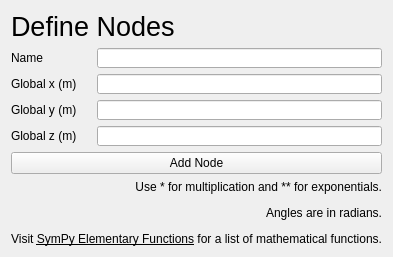
         <widget class="QFrame" name="frame1defineNode">
          <property name="maximumSize">
           <size>
            <width>480</width>
            <height>255</height>
           </size>
          </property>
          <layout class="QGridLayout" name="_2">
           <item row="0" column="0">
            <widget class="QLabel" name="defineNodeLabel">
             <property name="maximumSize">
              <size>
               <width>16777215</width>
               <height>33</height>
              </size>
             </property>
             <property name="font">
              <font>
               <pointsize>20</pointsize>
              </font>
             </property>
             <property name="text">
              <string>Define Nodes</string>
             </property>
            </widget>
           </item>
           <item row="4" column="0">
            <widget class="QLabel" name="informationTextNode">
             <property name="text">
              <string>&lt;html&gt;&lt;head/&gt;&lt;body&gt;&lt;p&gt;Use * for multiplication and ** for exponentials.&lt;/p&gt;&lt;p&gt;Angles are in radians.&lt;/p&gt;&lt;p&gt;Visit &lt;a href=&quot;https://docs.sympy.org/latest/modules/functions/elementary.html&quot;&gt;&lt;span style=&quot; text-decoration: underline; color:#000000;&quot;&gt;SymPy Elementary Functions&lt;/span&gt;&lt;/a&gt; for a list of mathematical functions.&lt;/p&gt;&lt;/body&gt;&lt;/html&gt;</string>
             </property>
             <property name="alignment">
              <set>Qt::AlignRight|Qt::AlignTrailing|Qt::AlignVCenter</set>
             </property>
             <property name="openExternalLinks">
              <bool>true</bool>
             </property>
             <property name="textInteractionFlags">
              <set>Qt::LinksAccessibleByMouse|Qt::TextSelectableByMouse</set>
             </property>
            </widget>
           </item>
           <item row="1" column="0">
            <layout class="QGridLayout" name="defineNodeGrid">
             <item row="3" column="0">
              <widget class="QLabel" name="defineNodeZLabel">
               <property name="minimumSize">
                <size>
                 <width>80</width>
                 <height>0</height>
                </size>
               </property>
               <property name="maximumSize">
                <size>
                 <width>80</width>
                 <height>20</height>
                </size>
               </property>
               <property name="text">
                <string>Global z (m)</string>
               </property>
              </widget>
             </item>
             <item row="3" column="1">
              <widget class="QLineEdit" name="defineNodeZ">
               <property name="maximumSize">
                <size>
                 <width>400</width>
                 <height>20</height>
                </size>
               </property>
              </widget>
             </item>
             <item row="2" column="1">
              <widget class="QLineEdit" name="defineNodeY">
               <property name="maximumSize">
                <size>
                 <width>400</width>
                 <height>20</height>
                </size>
               </property>
              </widget>
             </item>
             <item row="2" column="0">
              <widget class="QLabel" name="defineNodeYLabel">
               <property name="minimumSize">
                <size>
                 <width>80</width>
                 <height>0</height>
                </size>
               </property>
               <property name="maximumSize">
                <size>
                 <width>80</width>
                 <height>20</height>
                </size>
               </property>
               <property name="text">
                <string>Global y (m)</string>
               </property>
              </widget>
             </item>
             <item row="1" column="0">
              <widget class="QLabel" name="defineNodeXLabel">
               <property name="minimumSize">
                <size>
                 <width>80</width>
                 <height>0</height>
                </size>
               </property>
               <property name="maximumSize">
                <size>
                 <width>80</width>
                 <height>20</height>
                </size>
               </property>
               <property name="text">
                <string>Global x (m)</string>
               </property>
              </widget>
             </item>
             <item row="0" column="1">
              <widget class="QLineEdit" name="defineNodeName">
               <property name="maximumSize">
                <size>
                 <width>400</width>
                 <height>20</height>
                </size>
               </property>
              </widget>
             </item>
             <item row="1" column="1">
              <widget class="QLineEdit" name="defineNodeX">
               <property name="maximumSize">
                <size>
                 <width>400</width>
                 <height>20</height>
                </size>
               </property>
              </widget>
             </item>
             <item row="0" column="0">
              <widget class="QLabel" name="defineNodeNameLabel">
               <property name="minimumSize">
                <size>
                 <width>80</width>
                 <height>0</height>
                </size>
               </property>
               <property name="maximumSize">
                <size>
                 <width>80</width>
                 <height>20</height>
                </size>
               </property>
               <property name="text">
                <string>Name</string>
               </property>
              </widget>
             </item>
             <item row="4" column="0" colspan="2">
              <widget class="QPushButton" name="defineNodeButton">
               <property name="autoFillBackground">
                <bool>false</bool>
               </property>
               <property name="text">
                <string>Add Node</string>
               </property>
               <property name="checkable">
                <bool>false</bool>
               </property>
              </widget>
             </item>
            </layout>
           </item>
          </layout>
         </widget>
